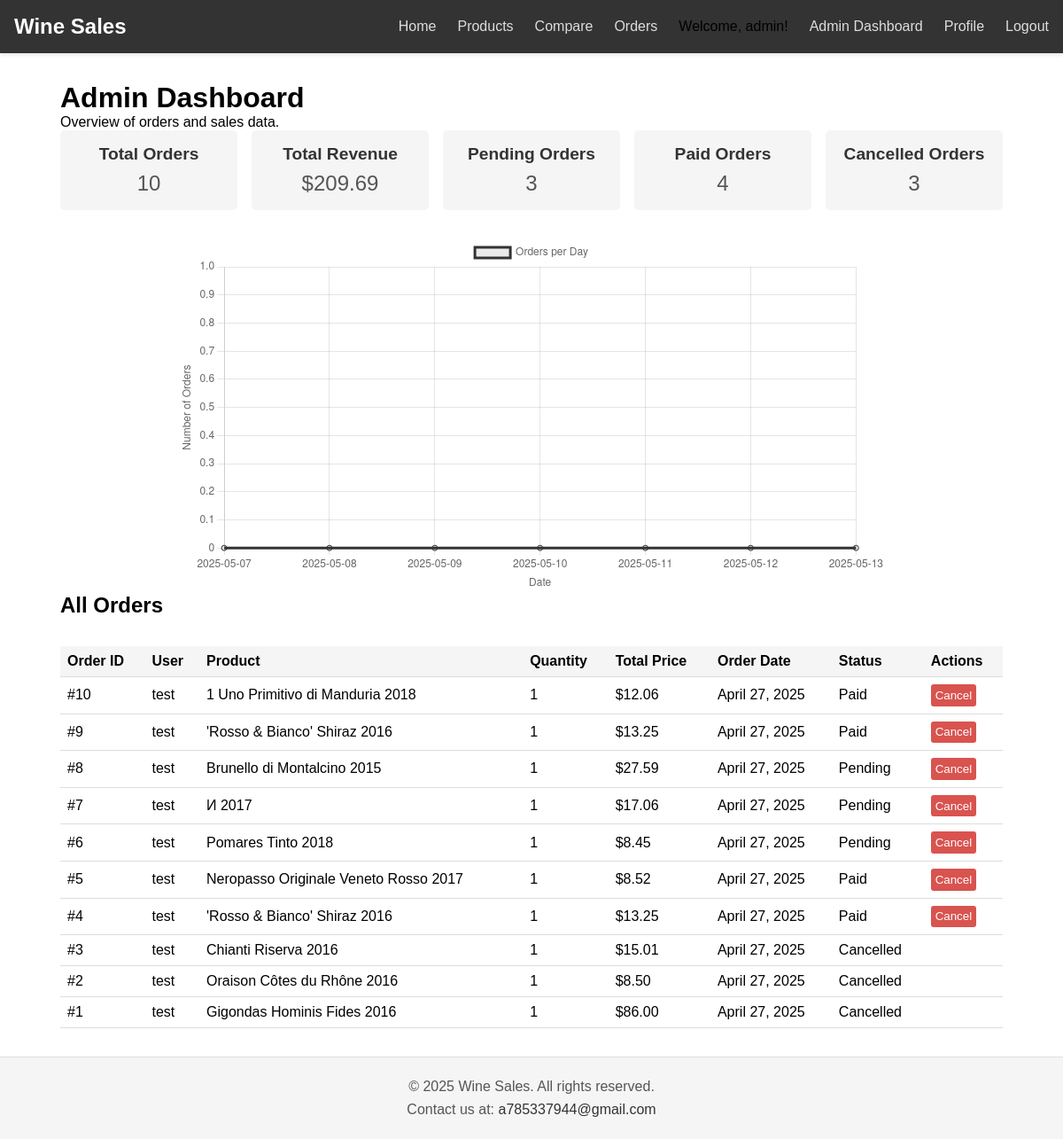
The page /orders/admin/dashboard/ (signed in) on the database as committed earlier.
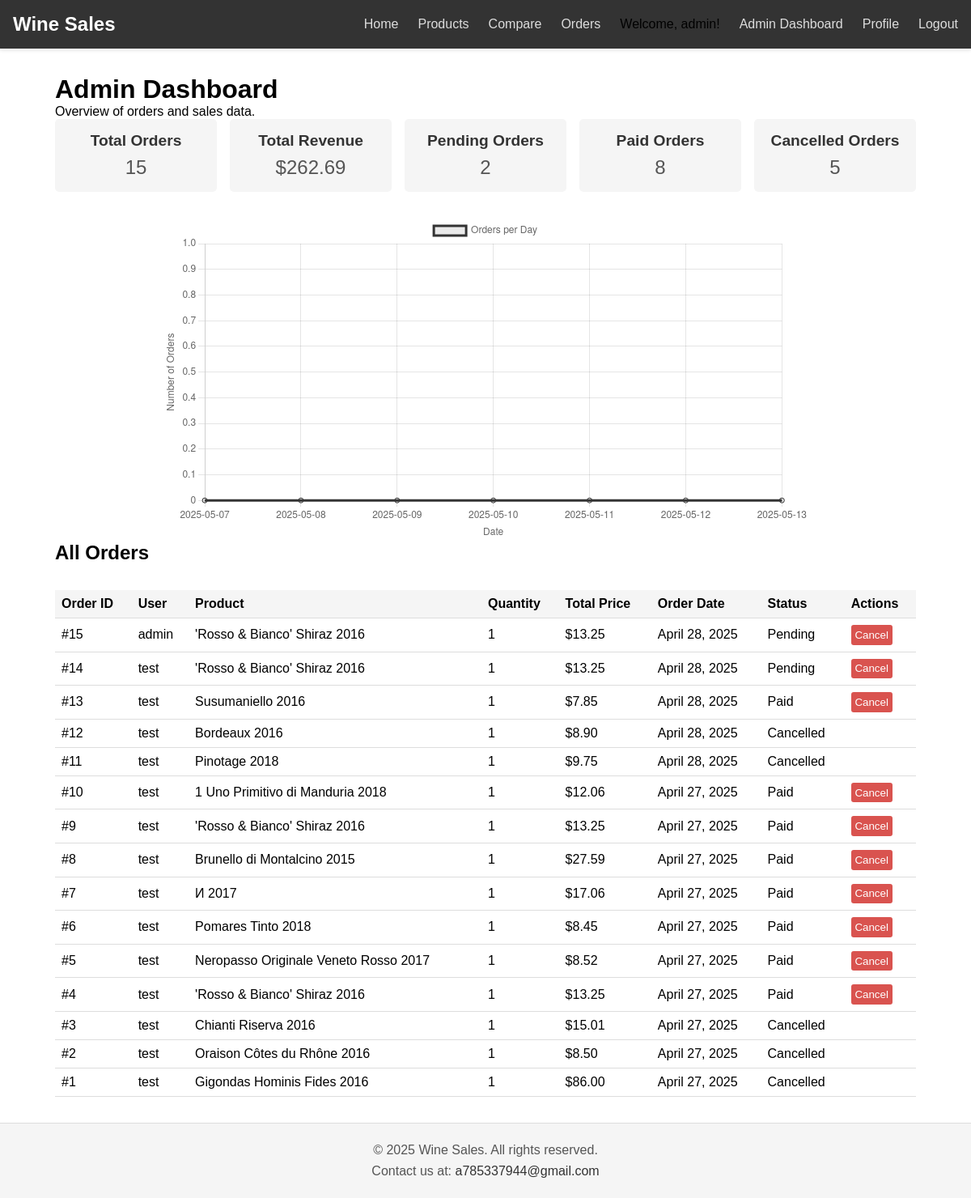
The same page on the database as committed later.
### orders/models.py (models this page shows, shortened)
class Order(models.Model):
    user = models.ForeignKey(User, on_delete=models.CASCADE)
    product = models.ForeignKey(Product, on_delete=models.CASCADE)
    quantity = models.IntegerField()
    total_price = models.DecimalField(max_digits=10, decimal_places=2)
    order_date = models.DateTimeField(auto_now_add=True)
    status = models.CharField(
        max_length=20,
        choices=[
            ('Pending', 'Pending'),
            ('Paid', 'Paid'),
            ('Cancelled', 'Cancelled'),
        ],
        default='Pending'
    )

### products/models.py (models this page shows, shortened)
class Product(models.Model):
    name = models.CharField(max_length=100)
    country = models.CharField(max_length=50)
    region = models.CharField(max_length=50)
    winery = models.CharField(max_length=100)
    rating = models.FloatField(default=0.0)
    number_of_ratings = models.IntegerField(default=0)
    price = models.DecimalField(max_digits=10, decimal_places=2)
    year = models.IntegerField(null=True, blank=True)
    inventory = models.IntegerField(default=100)  # 默认库存
    class Meta:
        ordering = ['name']

### orders/views.py (the view)
# urls.py: path('admin/dashboard/', views.admin_dashboard, name='admin_dashboard'),
@login_required
@user_passes_test(is_admin)
def admin_dashboard(request):
    total_orders = Order.objects.count()
    total_revenue = sum(order.total_price for order in Order.objects.all())
    status_counts = {
        'Pending': Order.objects.filter(status='Pending').count(),
        'Paid': Order.objects.filter(status='Paid').count(),
        'Cancelled': Order.objects.filter(status='Cancelled').count(),
    }
    end_date = timezone.now().date()
    start_date = end_date - timedelta(days=6)
    date_range = [start_date + timedelta(days=x) for x in range(7)]
    orders_by_date = [
        Order.objects.filter(order_date__date=date).count()
        for date in date_range
    ]
    date_labels = [date.strftime('%Y-%m-%d') for date in date_range]
    orders = Order.objects.all().order_by('-order_date')
    context = {
        'total_orders': total_orders,
        'total_revenue': total_revenue,
        'status_counts': status_counts,
        'date_labels': json.dumps(date_labels),
        'orders_by_date': json.dumps(orders_by_date),
        'orders': orders,  # 添加订单列表
    }
    return render(request, 'admin_dashboard.html', context)

### orders/views.py (called while the page is built)
def is_admin(user):
    return user.is_authenticated and user.is_staff

### orders/templates/admin_dashboard.html (shortened to what this page needs)
{% extends 'base.html' %}
{% block content %}
    <h1>Admin Dashboard</h1>
    <p>Overview of orders and sales data.</p>
    <div class="stats-container">
        <div class="stat-card">
            <h3>Total Orders</h3>
            <p>{{ total_orders }}</p>
        </div>
        <div class="stat-card">
            <h3>Total Revenue</h3>
            <p>${{ total_revenue|floatformat:2 }}</p>
        </div>
        <div class="stat-card">
            <h3>Pending Orders</h3>
            <p>{{ status_counts.Pending }}</p>
        </div>
        <div class="stat-card">
            <h3>Paid Orders</h3>
            <p>{{ status_counts.Paid }}</p>
        </div>
        <div class="stat-card">
            <h3>Cancelled Orders</h3>
            <p>{{ status_counts.Cancelled }}</p>
        </div>
    </div>
    <div class="chart-container">
        <canvas id="ordersChart"></canvas>
    </div>
    <h2>All Orders</h2>
    <table>
        <thead>
            <tr>
                <th>Order ID</th>
                <th>User</th>
                <th>Product</th>
                <th>Quantity</th>
                <th>Total Price</th>
                <th>Order Date</th>
                <th>Status</th>
                <th>Actions</th>
            </tr>
        </thead>
        <tbody>
            {% for order in orders %}
                <tr>
                    <td>#{{ order.id }}</td>
                    <td>{{ order.user.username }}</td>
                    <td>{{ order.product.name }}</td>
                    <td>{{ order.quantity }}</td>
                    <td>${{ order.total_price }}</td>
                    <td>{{ order.order_date|date:"F d, Y" }}</td>
                    <td>{{ order.status }}</td>
                    <td>
                        {% if order.status == 'Pending' or order.status == 'Paid' %}
                            <form method="post" action="{% url 'orders:cancel_order' order.id %}" style="display: inline;">
                                <button type="submit" class="cancel-btn">Cancel</button>
                            </form>
                        {% endif %}
                    </td>
                </tr>
            {% empty %}
                <tr>
                    <td colspan="8" style="text-align: center; padding: 0.5rem;">No orders found.</td>
                </tr>
            {% endfor %}
        </tbody>
    </table>
    <script>
        const ctx = document.getElementById('ordersChart').getContext('2d');
        const ordersChart = new Chart(ctx, {
            type: 'line',
            data: {
                labels: {{ date_labels|safe }},
                datasets: [{
                    label: 'Orders per Day',
                    data: {{ orders_by_date|safe }},
                    borderColor: '#333',
                    backgroundColor: 'rgba(51, 51, 51, 0.1)',
                    fill: true,
                    tension: 0.3
                }]
            },
            options: {
                responsive: true,
                scales: {
                    y: {
                        beginAtZero: true,
                        title: {
                            display: true,
                            text: 'Number of Orders'
                        }
                    },
                    x: {
                        title: {
                            display: true,
                            text: 'Date'
                        }
                    }
                }
            }
        });
    </script>
{% endblock %}

Rows that differ between the two databases and show on the page:
added Order: id "15", user.username "admin", product.name "'Rosso & Bianco' Shiraz 2016", quantity "1", total_price "13.25", order_date "April 28, 2025", status "Pending", shows "Cancel"
added Order: id "14", user.username "test", product.name "'Rosso & Bianco' Shiraz 2016", quantity "1", total_price "13.25", order_date "April 28, 2025", status "Pending", shows "Cancel"
added Order: id "13", user.username "test", product.name "Susumaniello 2016", quantity "1", total_price "7.85", order_date "April 28, 2025", status "Paid", shows "Cancel"
added Order: id "12", user.username "test", product.name "Bordeaux 2016", quantity "1", total_price "8.90", order_date "April 28, 2025", status "Cancelled"
added Order: id "11", user.username "test", product.name "Pinotage 2018", quantity "1", total_price "9.75", order_date "April 28, 2025", status "Cancelled"
changed Order "Brunello di Montalcino 2015": status "Pending" → "Paid"
changed Order id 7: status "Pending" → "Paid"
changed Order "Pomares Tinto 2018": status "Pending" → "Paid"
Other text that changed with them:
{{ total_orders }}: "10" → "15"
{{ total_revenue|floatformat:2 }}: "209.69" → "262.69"
{{ status_counts.Pending }}: "3" → "2"
{{ status_counts.Paid }}: "4" → "8"
{{ status_counts.Cancelled }}: "3" → "5"
